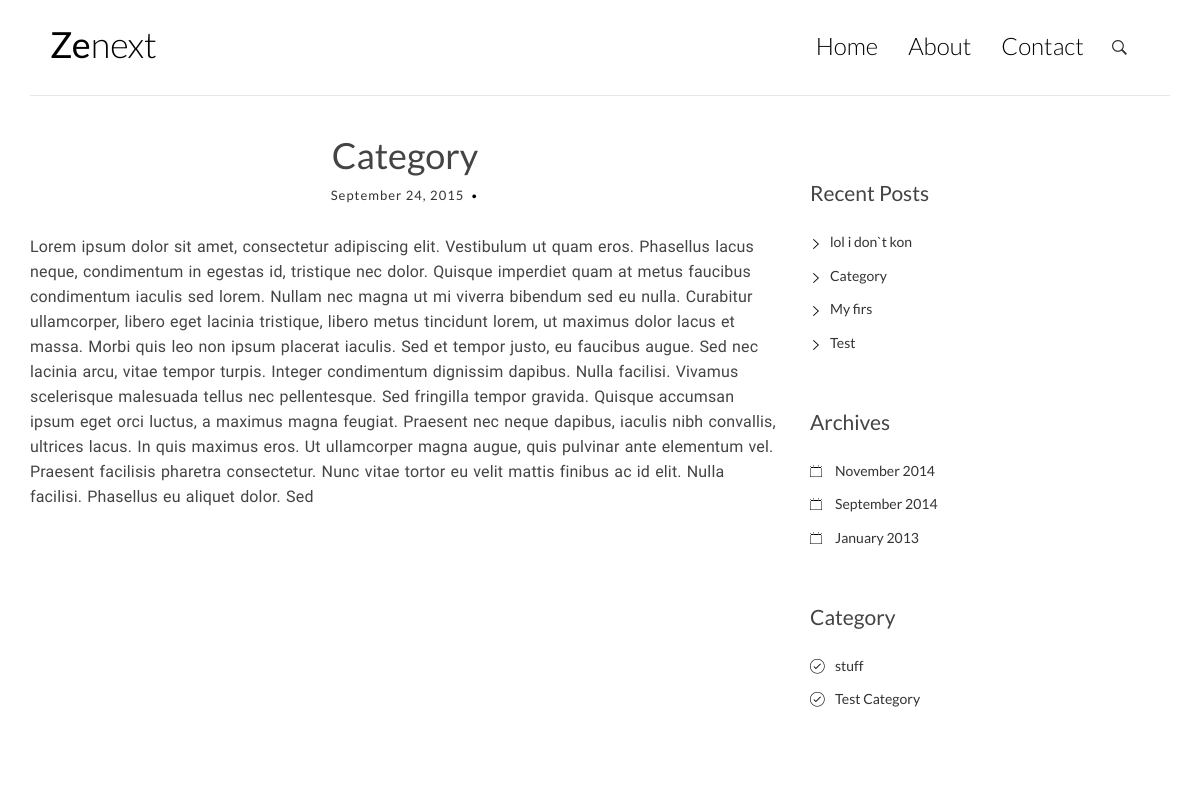
The app's page /post/Category with its own data.
### models.py (models this page shows)
class BaseModel(Model):
    class Meta:
        database = db

class Post(BaseModel):
    header = CharField()
    text = TextField()
    date = DateField()
    author = CharField()
    category = CharField()
    class Meta:
        order_by = ('date',)

### app.py (the view)
@app.route('/post/<postname>')
def post(postname):
    post = Post.get(Post.header == postname)
    return render_template('post.html', header=post.header, text=post.text,
            date=post.date,
            posts=get_posts(),
            categories=get_categories())

### app.py (called while the page is built)
def get_categories():
    categories = []
    category = Post.select()
    for cat in category:
        if cat.category not in categories:
            categories.append(cat.category)
    print categories
    return categories

def get_posts():
    return Post.select().order_by(Post.date.desc())

### templates/post.html (shortened to what this page needs)
{% extends 'layout.html' %}
{% block content %}
  <div class="control-group">
      <div class="controls">
        <h1 align="center">{{ header }}</h1>
	        <div class="entry-meta">
			<span class="post-date"><a href="#"><time class="entry-date" datetime="2012-11-09T23:15:57+00:00">{{ date }}</time></a></span>
		</div>
        <p>{{ text }}</p>
      </div>
      <br>
        </div>
{% endblock %}

### templates/layout.html (shortened to what this page needs)
<!DOCTYPE html>
<html lang="en">
<head>
    <link rel="stylesheet" href="/static/css/bootstrap.min.css">
    <link rel="stylesheet" href="/static/css/ionicons.min.css">
    <link rel="stylesheet" href="/static/css/pace.css">
    <link rel="stylesheet" href="/static/css/custom.css">
</head>
<body>
        <div class="container">
            <header id="site-header">
                <div class="row">
                    <div class="col-md-4 col-sm-5 col-xs-8">
                        <div class="logo">
                            <h1><a href="/"><b>Ze</b>next</a></h1>
                        </div>
                    </div>
                    <div class="col-md-8 col-sm-7 col-xs-4">
                        <nav class="main-nav" role="navigation">
                            <div class="collapse navbar-collapse" id="bs-example-navbar-collapse-1">
                                <ul class="nav navbar-nav navbar-right">
                                    <li class="cl-effect-11"><b><a href="index.html" data-hover="Home">{% block addPost %} {% endblock %}</a></b></li>
                                    <li class="cl-effect-11"><a href="/" data-hover="Home">Home</a></li>
                                    <li class="cl-effect-11"><a href="about.html" data-hover="About">About</a></li>
                                    <li class="cl-effect-11"><a href="/contact" data-hover="Contact">Contact</a></li>
                                </ul>
                            </div>
                        </nav>
                        <div id="header-search-box">
                            <a id="search-menu" href="#"><span id="search-icon" class="ion-ios-search-strong"></span></a>
                        </div>
                    </div>
                </div>
            </header>
        </div>
        <div class="content-body">
            <div class="container">
                <div class="row">
                    <main class="col-md-8">
                        {% block content %}
                        {% endblock %}
                    </main>
                    <aside class="col-md-4">
                        <div class="widget widget-recent-posts">
                            <h3 class="widget-title">Recent Posts</h3>
                            <ul>
                                {% for post in posts %}
                                <li>
                                    <a href="/post/{{ post.header }}">{{ post.header }}</a>
                                </li>
                                {% endfor %}
                            </ul>
                        </div>
                        <div class="widget widget-archives">
                            <h3 class="widget-title">Archives</h3>
                            <ul>
                                <li>
                                    <a href="#">November 2014</a>
                                </li>
                                <li>
                                    <a href="#">September 2014</a>
                                </li>
                                <li>
                                    <a href="#">January 2013</a>
                                </li>
                            </ul>
                        </div>
                        <div class="widget widget-category">
                            <h3 class="widget-title">Category</h3>
                            <ul>
                            {% for category in categories %}
                                <li>
                                    <a href="/category/{{ category }}">{{ category }}</a>
                                </li>
                            {% endfor %}
                            </ul>
                        </div>
                    </aside>
                </div>
            </div>
        </div>
        <footer id="site-footer">
            <div class="container">
                <div class="row">
                    <div class="col-md-12">
                    </div>
                </div>
            </div>
        </footer>
    </body>
</html>

### static/css/custom.css (style rules this page uses)
* { outline: none; }
h1, h2, h3, h4, h5, h6 { margin-top: 0; }
b { font-weight: 400; }
a { color: #333; }
body { color: #444; font-family: 'Lato', sans-serif; }
p { font-family: 'Ubuntu', sans-serif; word-spacing: 1px; letter-spacing: 0.01em; font-size: 16px; line-height: 25px; }
#site-header { background-color: #FFF; padding: 25px 20px; margin-bottom: 40px; border-bottom: 1px solid #e7e7e7; }
.logo h1 a { color: #000; }
.logo h1 { margin: 0; font-family: 'Lato', sans-serif; font-weight: 300; }
.main-nav { margin-top: 11px; max-width: 95%; }
.main-nav a { color: #000000 !important; padding: 0 0 5px 0 !important; margin-right: 30px; font-family: 'Lato', sans-serif; font-weight: 300; font-size: 24px; }
.cl-effect-11 a { padding: 10px 0; color: #0972b4; text-shadow: none; }
.cl-effect-11 a::before { position: absolute; top: 0; left: 0; overflow: hidden; padding: 0 0 5px 0 !important; max-width: 0; border-bottom: 1px solid #000; color: #000; content: attr(data-hover); -webkit-transition: max-width 0.5s; -moz-transition: max-width 0.5s; transition: max-width 0.5s; }
.content-body { padding-bottom: 4em; }
.entry-meta { text-align: center; color: #DDDDDD; font-size: 13px; letter-spacing: 1px; margin-bottom: 30px; }
.post-category, .post-date, .post-author { position: relative; padding-right: 15px; }
.post-category::after, .post-date::after, .post-author::after { position: absolute; content: '.'; color: #000; font-size: 30px; top: -22px; right: 1px; }
.widget { background: #fff; padding: 30px 0 0; }
.widget-title { font-size: 1.5em; margin-bottom: 20px; line-height: 1.6; padding: 10px 0 0; font-weight: 400; }
.widget-recent-posts ul { padding: 0; margin: 0; padding-left: 20px; }
.widget-recent-posts ul li { list-style-type: none; position: relative; line-height: 170%; margin-bottom: 10px; }
.widget-recent-posts ul li::before { content: '\f3d3'; font-family: "Ionicons"; position: absolute; left: -17px; top: 3px; font-size: 16px; color: #000; }
.widget-archives ul { padding: 0; margin: 0; padding-left: 25px; }
.widget-archives ul li { list-style-type: none; position: relative; line-height: 170%; margin-bottom: 10px; }
.widget-archives ul li::before { content: '\f3f3'; font-family: "Ionicons"; position: absolute; left: -25px; top: 1px; font-size: 16px; color: #000; }
.widget-category ul { padding: 0; margin: 0; padding-left: 25px; }
.widget-category ul li { list-style-type: none; position: relative; line-height: 170%; margin-bottom: 10px; }
.widget-category ul li::before { content: '\f3fe'; font-family: "Ionicons"; position: absolute; left: -25px; top: 1px; font-size: 18px; color: #000; }
#site-footer { padding-top: 10px; padding: 0 0 1.5em 0; }
#header-search-box { position: absolute; right: 38px; top: 8px; }
#search-menu span { font-size: 20px; }

### records on screen
Post: header "Category", date "September 24, 2015", text "Lorem ipsum dolor sit amet, consectetur adipiscing elit. Vestibulum ut quam eros. Phasellus lacus neque, condimentum in egestas id, tristique nec dolor. Quisque imperdiet quam at metus faucibus condimentum iaculis sed lorem. Nullam nec magna ut mi viverra bibendum sed eu nulla. Curabitur ullamcorper, libero eget lacinia tristique, libero metus tincidunt lorem, ut maximus dolor lacus et massa. Morbi quis leo non ipsum placerat iaculis. Sed et tempor justo, eu faucibus augue. Sed nec lacinia arcu, vitae tempor turpis. Integer condimentum dignissim dapibus. Nulla facilisi. Vivamus scelerisque malesuada tellus nec pellentesque. Sed fringilla tempor gravida. Quisque accumsan ipsum eget orci…", category "Test Category"
Post: header "lol i don`t kon"
Post: header "My firs", category "stuff"
Post: header "Test"
